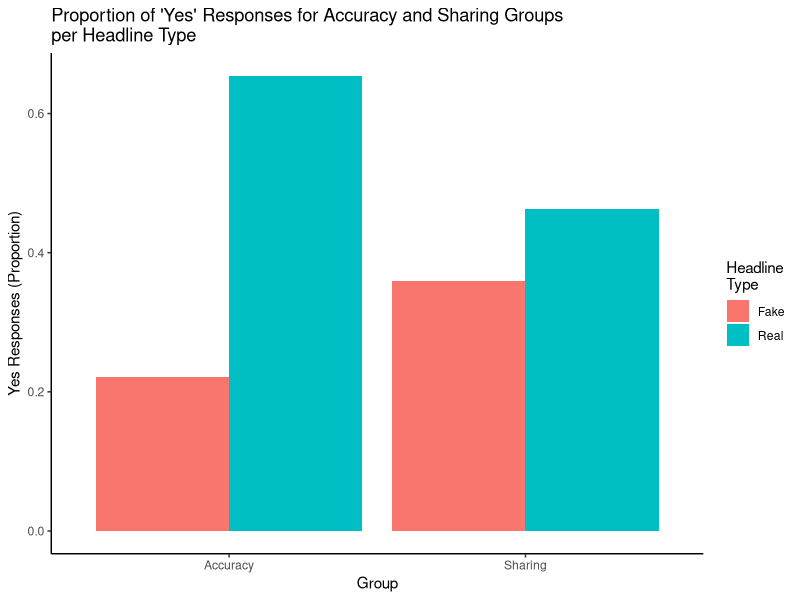
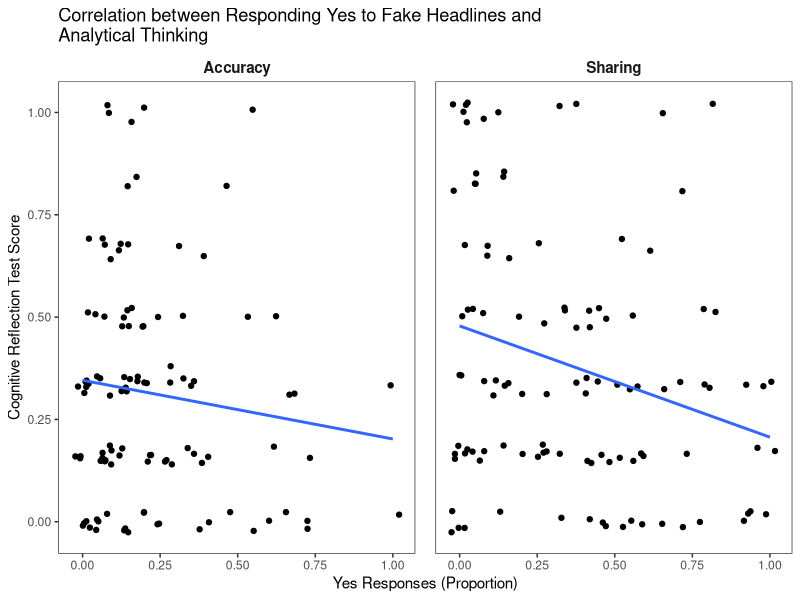
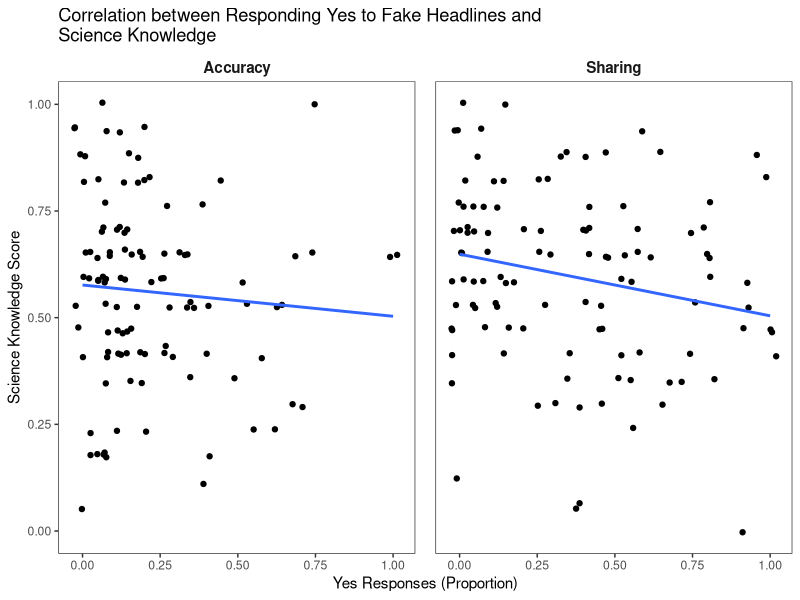
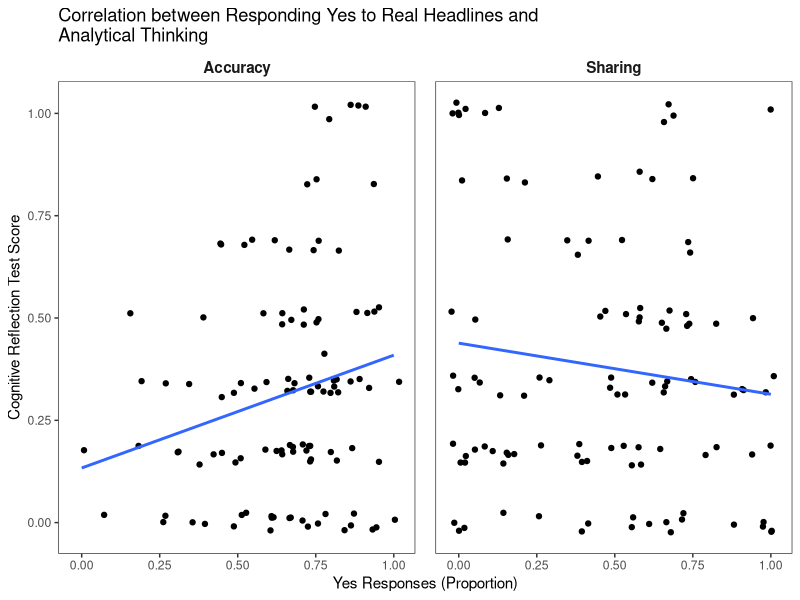
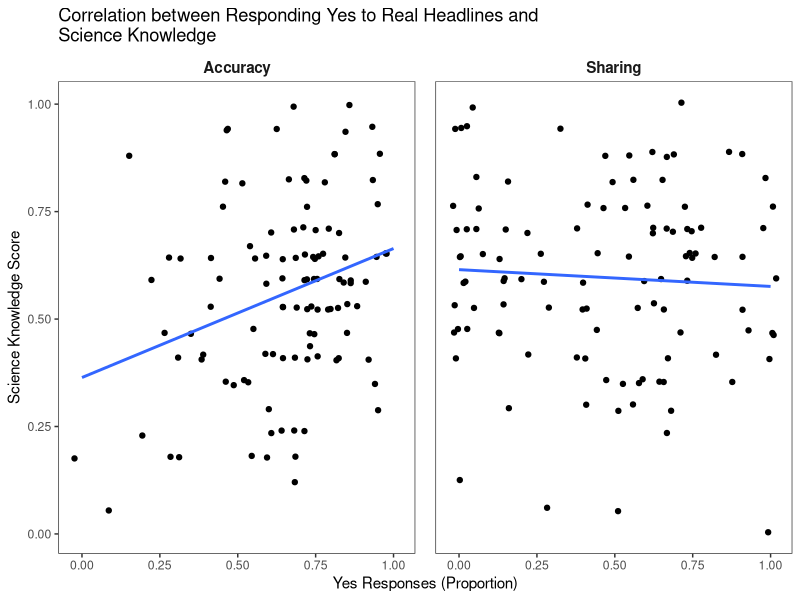

Recreate these plots in R, in order.
## ---- chunk 1
knitr::opts_chunk$set(echo = TRUE)
## ---- chunk 2
install.packages("tidyverse") # Install tidyverse
library(tidyverse) # Load tidyverse
## ---- chunk 3
# Load data into new variable for bar graph
s1groupbargraphdata <- readxl::read_xlsx("NudgeDataStudy1GroupBarGraph.xlsx")
# Print data
print(s1groupbargraphdata)

# Load data into new variable for scatterplots
study1 <- readxl::read_xlsx("NudgeDataStudy1Scatterplots.xlsx") 
# Print data
print(study1)
## ---- chunk 4
# Create a grouped bar graph 
s1groupbargraph <- ggplot(aes(fill = HeadlineType, x = Group, y = `Yes Responses (%)`), data = s1groupbargraphdata) + 
  geom_col(position = "dodge") +
  ylab("Yes Responses (Proportion)") + # Change the y-axis title
ggtitle("Proportion of 'Yes' Responses for Accuracy and Sharing Groups\nper Headline Type") + # Add a graph title 
  scale_fill_discrete(name="Headline\nType") + # Change legend title
  theme(panel.grid.major = element_blank(), panel.grid.minor = element_blank(),
panel.background = element_blank(), panel.border = element_blank(),
axis.line = element_line(colour = "black")) # Remove gridlines, background colour and border. Add axis line.

# Plot graph
plot(s1groupbargraph)
## ---- chunk 5
# Select relevant columns
study1 <- study1 %>% 
  select(QuestionType, CRT_ACC, ScienceKnowledge, Fake1_1, Fake1_2, Fake1_3, Fake1_4, Fake1_5, Fake1_6, Fake1_7, Fake1_8, Fake1_9, Fake1_10, Fake1_11, Fake1_12, Fake1_13, Fake1_14, Fake1_15, `Fake No. N`, `Fake No. Y`, Real1_1, Real1_2, Real1_3, Real1_4, Real1_5, Real1_6, Real1_7, Real1_8, Real1_9, Real1_10, Real1_11, Real1_12, Real1_13, Real1_14, Real1_15, `Real No. N`, `Real No. Y`)
# Print data
glimpse(study1)
## ---- chunk 6
# Rename columns
study1 <- study1 %>% 
  rename(Group = QuestionType, Analytical_Thinking = CRT_ACC, Science_Knowledge = ScienceKnowledge, FakeQ1 = Fake1_1, FakeQ2 = Fake1_2, FakeQ3 = Fake1_3, FakeQ4 = Fake1_4, FakeQ5 = Fake1_5, FakeQ6 = Fake1_6, FakeQ7 = Fake1_7, FakeQ8 = Fake1_8, FakeQ9 = Fake1_9, FakeQ10 = Fake1_10, FakeQ11 = Fake1_11, FakeQ12 = Fake1_12, FakeQ13 = Fake1_13, FakeQ14 = Fake1_14, FakeQ15 = Fake1_15, No_Responses_Fake = `Fake No. N`, Yes_Responses_Fake = `Fake No. Y`, RealQ1 = Real1_1, RealQ2 = Real1_2, RealQ3 = Real1_3, RealQ4 = Real1_4, RealQ5 = Real1_5, RealQ6 = Real1_6, RealQ7 = Real1_7, RealQ8 = Real1_8, RealQ9 = Real1_9, RealQ10 = Real1_10, RealQ11 = Real1_11, RealQ12 = Real1_12, RealQ13 = Real1_13, RealQ14 = Real1_14, RealQ15 = Real1_15, No_Responses_Real = `Real No. N`, Yes_Responses_Real = `Real No. Y`)
# Print data
glimpse(study1)
## ---- chunk 7
# Calculate the proportion of 'yes' responses per participant for fake headlines across both groups
fakeheadline <- study1 %>%
  mutate(Select_Yes_Proportion_FH = Yes_Responses_Fake/15)
glimpse(fakeheadline) # Print data

# Calculate the proportion of 'yes' responses per participant for fake headlines across both groups
realheadline <- study1 %>%
  mutate(Select_Yes_Proportion_RH = Yes_Responses_Real/15)
glimpse(realheadline) # Print data
## ---- chunk 8
# New facet label names for 'Group' variable
group.labs <- c("Accuracy", "Sharing")
names(group.labs) <- c("1", "2")

# Fake Headline, Analytical Thinking
FH_AT <- ggplot(data = fakeheadline, aes(x = Select_Yes_Proportion_FH, y = Analytical_Thinking)) + 
  geom_point(position = "jitter") + # Create scatterplot 
  geom_smooth(method = lm, se = FALSE) + # Add regression line
  facet_wrap(~ Group, labeller = labeller(Group = group.labs)) + # Compare between both groups 
  xlab("Yes Responses (Proportion)") + # Change x-axis label
  ylab("Cognitive Reflection Test Score") + # Change y-axis label
  ggtitle("Correlation between Responding Yes to Fake Headlines and\nAnalytical Thinking") + # Change plot title 
  theme_bw() + # Change theme
  theme(panel.grid.major = element_blank(), # Remove gridlines
        panel.grid.minor = element_blank(), # Remove gridlines
        panel.background = element_blank(), # Remove background colour 
        strip.text.x = element_text(size = 11, face = "bold"), # Customise text for accuracy and sharing labels 
        strip.background = element_rect(colour="white", fill="white"), # Remove background for the accuracy and sharing labels
        panel.spacing = unit(1, "lines")) # Increase spacing between two graphs 
print(FH_AT) # Print graph
## ---- chunk 9
# Fake Headline, Science Knowledge 
FH_SK <- ggplot(data = fakeheadline, aes(x = Select_Yes_Proportion_FH, y = Science_Knowledge)) +
  geom_point(position = "jitter") + # Create scatterplot 
  geom_smooth(method = lm, se = FALSE) + # Add regression line
  facet_wrap(~ Group, labeller = labeller(Group = group.labs)) + # Compare between both groups 
  xlab("Yes Responses (Proportion)") + # Change x-axis label
  ylab("Science Knowledge Score") + # Change y-axis label
  ggtitle("Correlation between Responding Yes to Fake Headlines and\nScience Knowledge") + # Change plot title 
  theme_bw() + # Change theme
  theme(panel.grid.major = element_blank(), # Remove gridlines
        panel.grid.minor = element_blank(), # Remove gridlines
        panel.background = element_blank(), # Remove background colour 
        strip.text.x = element_text(size = 11, face = "bold"), # Customise text for accuracy and sharing labels 
        strip.background = element_rect(colour="white", fill="white"), # Remove background for the accuracy and sharing labels
        panel.spacing = unit(1, "lines")) # Increase spacing between two graphs 
print(FH_SK) # Print graph
## ---- chunk 10
# Real Headline, Analytical Thinking
RH_AT <- ggplot(data = realheadline, aes(x = Select_Yes_Proportion_RH, y = Analytical_Thinking)) +
  geom_point(position = "jitter") + # Create scatterplot 
  geom_smooth(method = lm, se = FALSE) + # Add regression line
  facet_wrap(~ Group, labeller = labeller(Group = group.labs)) + # Compare between both groups 
  xlab("Yes Responses (Proportion)") + # Change x-axis label
  ylab("Cognitive Reflection Test Score") + # Change y-axis label
  ggtitle("Correlation between Responding Yes to Real Headlines and\nAnalytical Thinking") + # Change plot title 
  theme_bw() + # Change theme
  theme(panel.grid.major = element_blank(), # Remove gridlines
        panel.grid.minor = element_blank(), # Remove gridlines
        panel.background = element_blank(), # Remove background colour 
        strip.text.x = element_text(size = 11, face = "bold"), # Customise text for accuracy and sharing labels 
        strip.background = element_rect(colour="white", fill="white"), # Remove background for the accuracy and sharing labels
        panel.spacing = unit(1, "lines")) # Increase spacing between two graphs 
print(RH_AT) # Print graph
## ---- chunk 11
# Real Headline, Science Knowledge 
RH_SK <- ggplot(data = realheadline, aes(x = Select_Yes_Proportion_RH, y = Science_Knowledge)) +
  geom_point(position = "jitter") + # Create scatterplot 
  geom_smooth(method = lm, se = FALSE) + # Add regression line
  facet_wrap(~ Group, labeller = labeller(Group = group.labs)) + # Compare between both groups 
  xlab("Yes Responses (Proportion)") + # Change x-axis label
  ylab("Science Knowledge Score") + # Change y-axis label
  ggtitle("Correlation between Responding Yes to Real Headlines and\nScience Knowledge") + # Change plot title 
  theme_bw() + # Change theme
  theme(panel.grid.major = element_blank(), # Remove gridlines
        panel.grid.minor = element_blank(), # Remove gridlines
        panel.background = element_blank(), # Remove background colour 
        strip.text.x = element_text(size = 11, face = "bold"), # Customise text for accuracy and sharing labels 
        strip.background = element_rect(colour="white", fill="white"), # Remove background for the accuracy and sharing labels
        panel.spacing = unit(1, "lines")) # Increase spacing between two graphs 
print(RH_SK) # Print data
